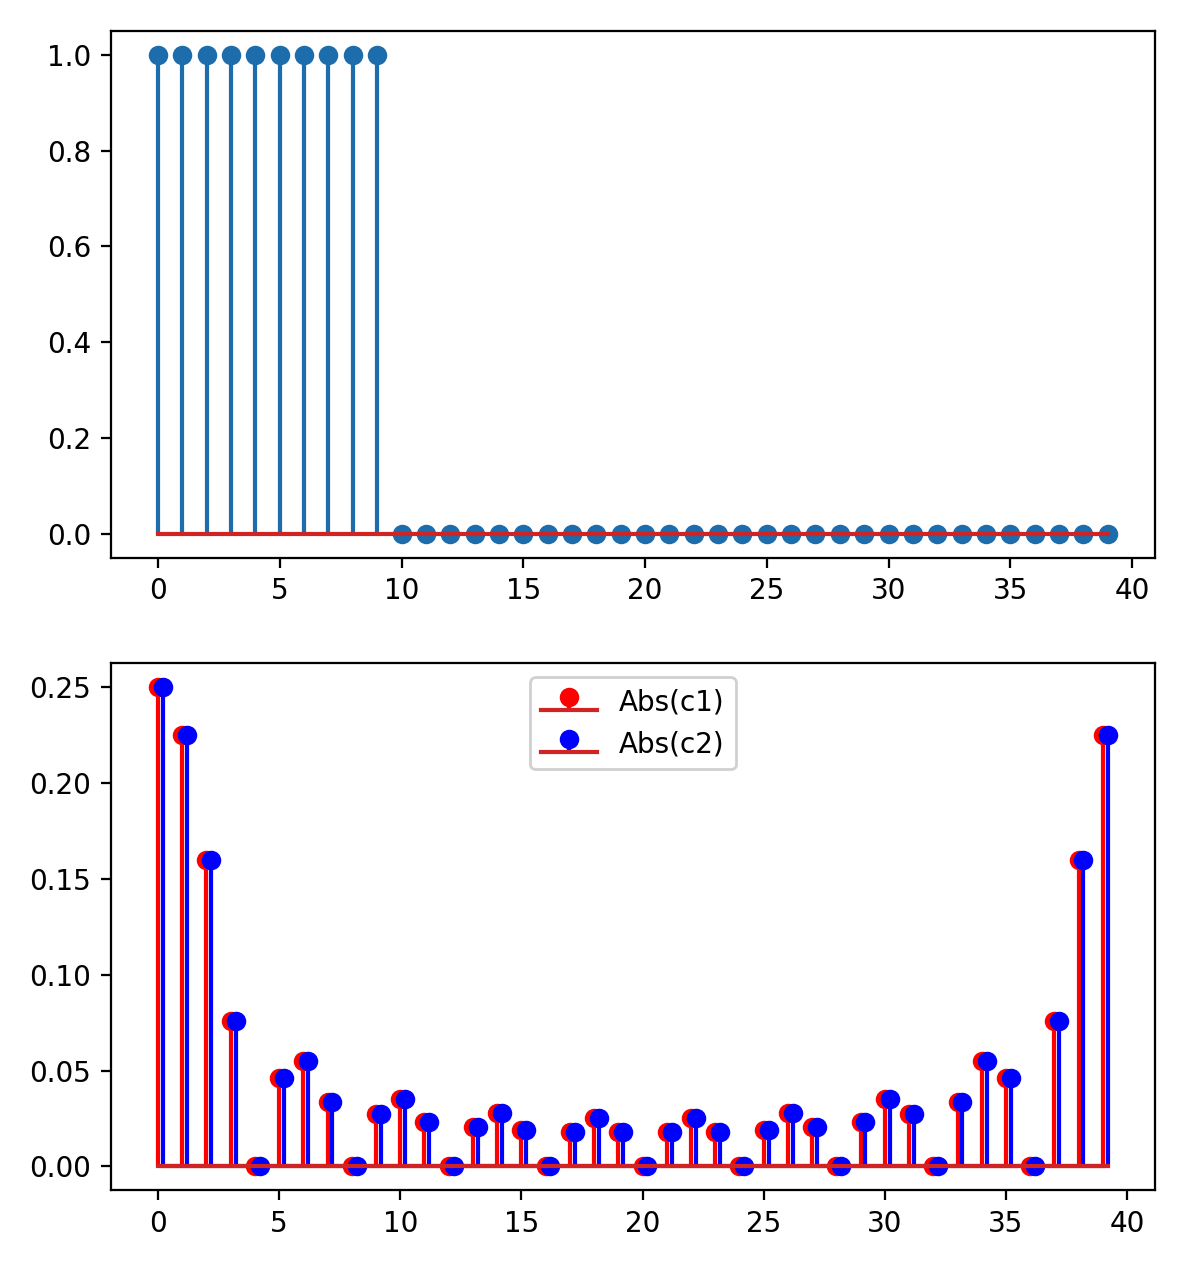

The script that drew this image:
import numpy as np
import matplotlib.pyplot as plt


def x_k(k: int, N: int) -> np.ndarray[complex]:
    return np.exp(
        1j * 2 * np.pi * k * np.arange(N) / N
    )


N = 40
x = np.zeros(N)
x[: N // 4] += np.ones(N // 4)

c1 = np.array(
    [
        (x * x_k(kk, N).conj()).sum() / N
        for kk in range(N)
    ]
)
F = np.array([x_k(kk, N) for kk in range(N)]).T
c2 = F.conj().T.dot(x) / N

plt.subplot(211)
plt.stem(x)

plt.subplot(212)
plt.stem(
    np.arange(N),
    np.abs(c1),
    linefmt="r",
    label="Abs(c1)",
)
plt.stem(
    np.arange(N) + 0.2,
    np.abs(c2),
    linefmt="b",
    label="Abs(c2)",
)
plt.legend()
plt.show()
